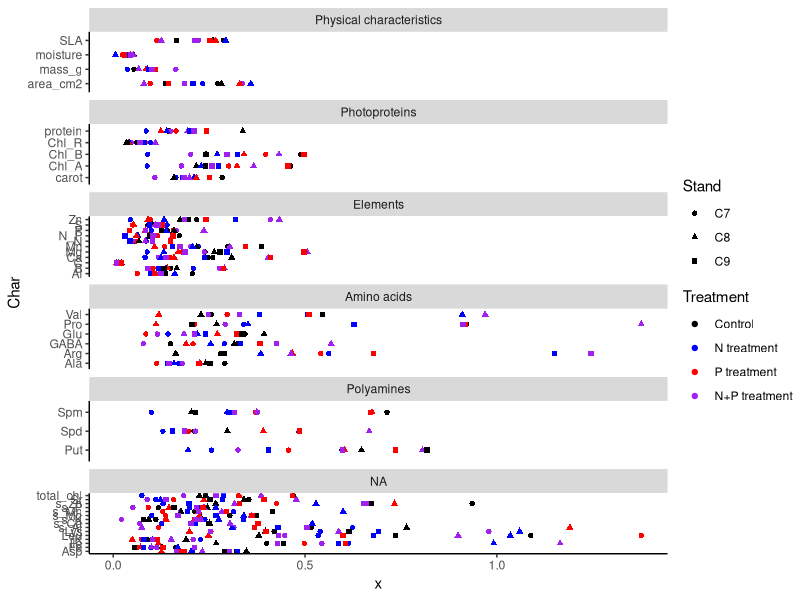
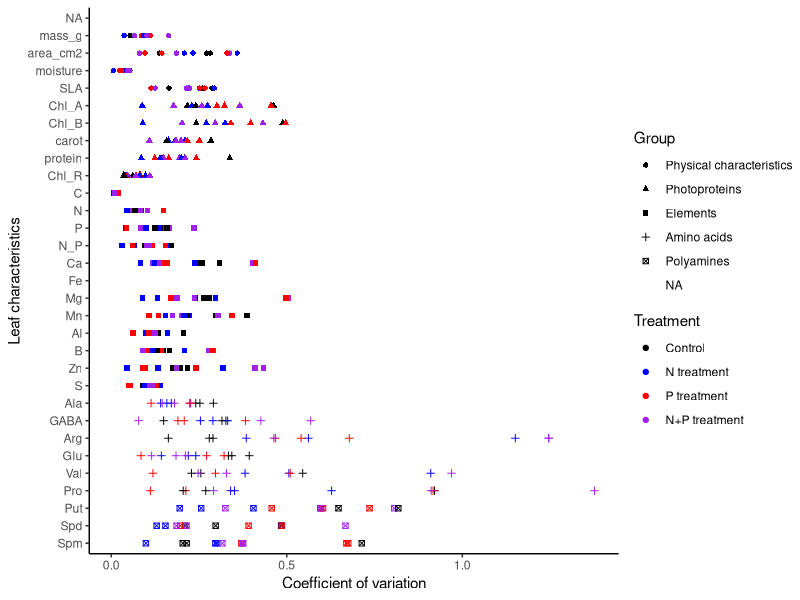
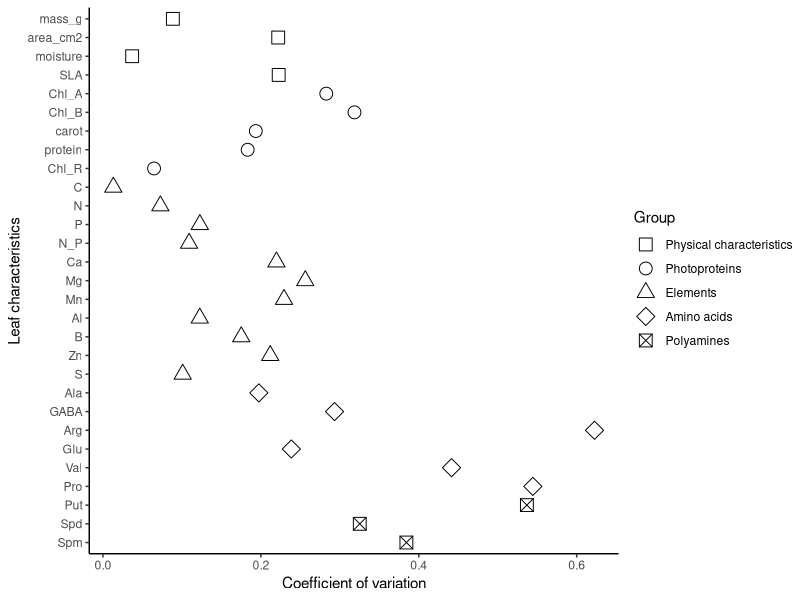

These charts were generated, in order, by the following R code:

## R code for data analysis for sugar maple crown N*P.
## Alex Young   9/18/2021
## alexyoung.116@gmail.com

library(data.table)
library(tidyr)
library(ggplot2)
library(ggpubr)



#samp<-read.csv("Data/MELNHE_SugarMapleCrownDepth.csv")
samp<-read.csv("better_melnhe_sugar_maple_crown_depth.csv", header=T)
###samp$br<-paste(samp$Tree_ID, samp$dfromtop)
head(samp)
samp$Treatment <- factor(samp$trmt,levels=c("Control","N treatment","P treatment","N+P treatment"))
samp$trmt <- factor(samp$trmt,levels=c("Control","N treatment","P treatment","N+P treatment"))
samp$Tree_ID<-as.numeric(samp$Tree_ID)

samp_long<-gather(samp, "chx","value",12:55 )
CV <- function(x) {sd(x,na.rm=T)/mean(x, na.rm=T)}
samp_long
# dvar is per unit mass.
dvar <- aggregate(samp_long$value, 
                  by=list(Char=samp_long$chx,Treatment=samp_long$Treatment, Stand=samp_long$Stand),
                  FUN= CV)
dvar$tree<-paste(dvar$Stand, dvar$Treatment)

cvmeand<-dvar
 ### add in leaf characteristics
cvmeand$Group[cvmeand$Char=="area_cm2"]<-"Physical characteristics"
cvmeand$Group[cvmeand$Char=="mass_g"]<-"Physical characteristics"
cvmeand$Group[cvmeand$Char=="SLA"]<-"Physical characteristics"
cvmeand$Group[cvmeand$Char=="moisture"]<-"Physical characteristics"

cvmeand$Group[cvmeand$Char=="Chl_A"]<-"Photoproteins"
cvmeand$Group[cvmeand$Char=="Chl_B"]<-"Photoproteins"
cvmeand$Group[cvmeand$Char=="carot"]<-"Photoproteins"
cvmeand$Group[cvmeand$Char=="Chl_R"]<-"Photoproteins"
cvmeand$Group[cvmeand$Char=="protein"]<-"Photoproteins"


cvmeand$Group[cvmeand$Char=="Ala"]<-"Amino acids"
cvmeand$Group[cvmeand$Char=="GABA"]<-"Amino acids"
cvmeand$Group[cvmeand$Char=="Glu"]<-"Amino acids"
cvmeand$Group[cvmeand$Char=="Val"]<-"Amino acids"
cvmeand$Group[cvmeand$Char=="Arg"]<-"Amino acids"
cvmeand$Group[cvmeand$Char=="Pro"]<-"Amino acids"

cvmeand$Group[cvmeand$Char=="Put"]<-"Polyamines"
cvmeand$Group[cvmeand$Char=="Spd"]<-"Polyamines"
cvmeand$Group[cvmeand$Char=="Spm"]<-"Polyamines"

cvmeand$Group[cvmeand$Char=="C"]<-"Elements"
cvmeand$Group[cvmeand$Char=="Mg"]<-"Elements"
cvmeand$Group[cvmeand$Char=="Ca"]<-"Elements"
cvmeand$Group[cvmeand$Char=="Al"]<-"Elements"
cvmeand$Group[cvmeand$Char=="B"]<-"Elements"
cvmeand$Group[cvmeand$Char=="Mn"]<-"Elements"
cvmeand$Group[cvmeand$Char=="N"]<-"Elements"
cvmeand$Group[cvmeand$Char=="N_P"]<-"Elements"
cvmeand$Group[cvmeand$Char=="P"]<-"Elements"
cvmeand$Group[cvmeand$Char=="S"]<-"Elements"
cvmeand$Group[cvmeand$Char=="Zn"]<-"Elements"




library(ggplot2)
cvmeand$Group<-factor(cvmeand$Group, levels=c("Physical characteristics","Photoproteins","Elements","Amino acids","Polyamines"))

ggplot(cvmeand, aes(x=Char, y=x, shape=Stand, col=Treatment))+geom_point()+coord_flip()+
  scale_color_manual(values=c("black","blue","red", "purple"))+
  theme(panel.grid.major = element_blank(), panel.grid.minor = element_blank(),
        panel.background = element_blank(), axis.line = element_line(colour = "black"))+
  theme(legend.position="right",legend.box="vertical", legend.margin=margin())+theme(plot.title = element_text(hjust = 0.5))+
facet_wrap(~Group, nrow=7, scales="free_y")
  


###################
#cvmeand<-na.omit(cvmeand)
#cvmeand$Char<-factor(cvmeand$Char, levels=("SLA", "area_cm2","mass_g","Zn","Mg","Ca","P","B","N","Mn","N_P","C","Al","Glu","Ala","GABA","Val","protein","Put","Spm","Spd","total_chl","carot","Chl_R"))

cvmeand$Char<-factor(cvmeand$Char, levels=c("Spm","Spd","Put","Pro","Val","Glu","Arg","GABA","Ala","S","Zn","B","Al","Mn","Mg","Fe","Ca","N_P","P","N","C",
                                            "Chl_R","protein","carot","Chl_B","Chl_A","SLA","moisture","area_cm2","mass_g"))
# without facet wrap
ggplot(cvmeand, aes(x=Char, y=x, shape=Group, col=Treatment))+geom_point()+coord_flip()+
  scale_color_manual(values=c("black","blue","red", "purple"))+
  theme(panel.grid.major = element_blank(), panel.grid.minor = element_blank(),
        panel.background = element_blank(), axis.line = element_line(colour = "black"))+
  theme(legend.position="right",legend.box="vertical", legend.margin=margin())+theme(plot.title = element_text(hjust = 0.5))+
  ylab("Coefficient of variation")+xlab("Leaf characteristics")

avg<-aggregate(cvmeand$x, by=list(Char=cvmeand$Char,Group=cvmeand$Group ), FUN="mean")
avg$Char<-factor(avg$Char, levels=c("Spm","Spd","Put","Pro","Val","Glu","Arg","GABA","Ala","S","Zn","B","Al","Mn","Mg","Fe","Ca","N_P","P","N","C",
                                            "Chl_R","protein","carot","Chl_B","Chl_A","SLA","moisture","area_cm2","mass_g"))
st.err <- function(x) {sd(x)/sqrt(length(x))}
SE <- aggregate(cvmeand$x, by=list(Char=cvmeand$Char,Group=cvmeand$Group ), FUN=st.err)
avg$se<-SE$x

# without facet wrap
ggplot(avg, aes(x=Char, y=x, shape=Group))+
  #geom_errorbar(aes(ymin=x-se, ymax=x+se), width=.4)+ 
  geom_point(size=4)+coord_flip()+
  theme(panel.grid.major = element_blank(), panel.grid.minor = element_blank(),
  panel.background = element_blank(), axis.line = element_line(colour = "black"))+
  theme(legend.position="right",legend.box="vertical", legend.margin=margin())+theme(plot.title = element_text(hjust = 0.5))+
  ylab("Coefficient of variation")+xlab("Leaf characteristics")+
  scale_shape_manual(values=c(0,1,2,5,7,8))


# #### try it per unit area
# pre_samp_area<-samp[,c(15:55)]/samp$SLA
# samp_area<-cbind(samp[,c(1:14)],pre_samp_area)
# samp_area$Treatment <- factor(samp_area$trmt,levels=c("Control","N treatment","P treatment","N+P treatment"))
# names(samp_area)
# dim(samp)
# dim(samp_area)
# 
# names(samp_area)
# samp_long_area<-gather(samp_area, "chx","value",12:55 )
# names(samp_long_area)
# 
# avar <- aggregate(samp_long_area$value, 
#                   by=list(Char=samp_long_area$chx,Treatment=samp_long_area$Treatment, Stand=samp_long_area$Stand),
#                   FUN= CV)
# avar$tree<-paste(avar$Stand, avar$Treatment)
# 
# cvmeand$area<-avar$x
# 
# ######### the two of them?
# ggplot(cvmeand, aes(x=Char, y=area, shape=Group, col=Treatment))+geom_point()+coord_flip()+
#   scale_color_manual(values=c("black","blue","red", "purple"))+
#   theme(panel.grid.major = element_blank(), panel.grid.minor = element_blank(),
#         panel.background = element_blank(), axis.line = element_line(colour = "black"))+
#   theme(legend.position="right",legend.box="vertical", legend.margin=margin())+theme(plot.title = element_text(hjust = 0.5))+
#   ylab("Coefficient of variation")+xlab("Leaf characteristics")+ggtitle("Variability of leaf characteristics per unit mass")+ylim(0,1.5)






